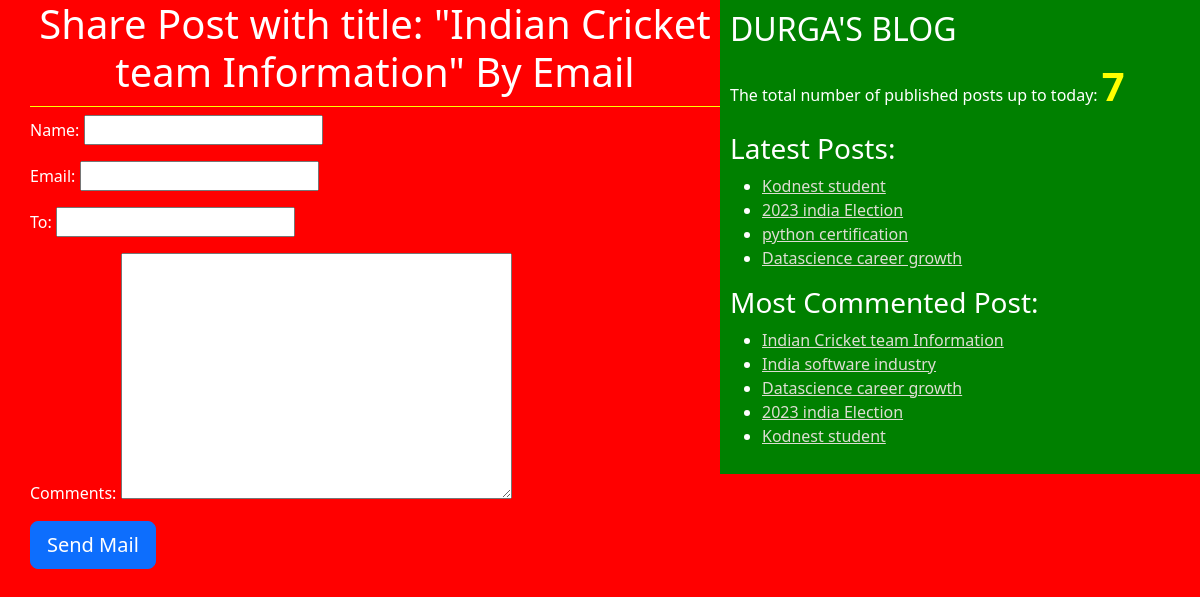
/1/share/, run on the app's committed database.
### blog/models.py (models this page shows, shortened)
class Post(models.Model):
    STATUS_CHOICES = (('draft','DRAFT'),('published','Published'))
    title = models.CharField(max_length=256)
    slug = models.SlugField(max_length=264,unique_for_date = 'publish')
    author = models.ForeignKey(User,related_name='blog_posts',on_delete=models.CASCADE)
    body = models.TextField()
    publish = models.DateTimeField(default = timezone.now)
    created = models.DateTimeField(auto_now_add=True)
    updated = models.DateTimeField(auto_now=True)
    status = models.CharField(max_length=10,choices = STATUS_CHOICES,default = 'draft')
    objects = CustomManager()
    tags = TaggableManager()
    class Meta:
        ordering = ('-publish',)
    def get_absolute_url(self):
        return reverse('post_detail',args = [self.publish.year,self.publish.strftime('%m'),self.publish.strftime('%d'),self.slug])

### blog/views.py (the view)
# urls.py: path('<int:id>/share/', views.mail_send_view, name='mail_send'),
def mail_send_view(request,id):
    post = get_object_or_404(Post,id = id,status = 'published')
    sent = False
    if request.method == 'POST':
        form = EmailSendForm(request.POST)
        if form.is_valid():
            cd = form.cleaned_data
            subject = '{}({})recommends to you to read"{}"'.format(cd['name'],cd['email'],post.title)
            post_url = request.build_absolute_uri(post.get_absolute_url())
            message = 'Read Post At:\n{}\n\n{}\'s Comments:\n{}'.format(post_url,cd['name'],cd['comments'])
            send_mail(subject,message,'shivank@blog.com',[cd['to']])
            sent = True
    else:
        form = EmailSendForm()
    return render(request,'sharebymail.html',{'form':form,'post':post,'sent':sent})

### blog/forms.py
class EmailSendForm(forms.Form):
    name = forms.CharField()
    email =forms.EmailField()
    to = forms.EmailField()
    comments = forms.CharField(required = False,widget = forms.Textarea)

### blog/models.py (called while the page is built)
  def get_queryset(self) -> QuerySet:
      return super().get_queryset().filter(status = 'published')

### blog/templatetags/blog_tags.py (called while the page is built)
@register.simple_tag(name = 'my_tag')
def total_posts():
    return Post.objects.count()

@register.inclusion_tag('blog/latest_posts123.html')
def show_latest_posts(count = 3):
    latest_posts = Post.objects.order_by('-publish')[:count]
    return {'latest_posts':latest_posts}

@register.simple_tag(name='get_most_commented_posts')
def get_most_commented_posts(count = 5):
     return Post.objects.annotate(total_comments  = Count('comments')).order_by('total_comments')[:count]

### templates/sharebymail.html (shortened to what this page needs)
{% extends 'base.html' %}
   {% block content%}
   {% if sent%}
     <h1>Email Successfully sent!!!</h1>
     <h2>Post with the tittle:{{post.title}} information shared by email</h2>
     {%else%}
     <h1>Share Post with title: "{{post.title}}" By Email</h1>
   <form method = 'POST'>
      {{form.as_p}}
      <input type = "submit" class = 'btn btn-primary btn-lg' value = 'Send Mail'>
    </form>
   {%endif%}
   {%endblock%}

### templates/base.html (shortened to what this page needs)
<!DOCTYPE HTML>
{% load blog_tags %}
<html lang="en" dir="ltr">
<head>
    <link href="https://cdn.jsdelivr.net/npm/bootstrap@5.3.0/dist/css/bootstrap.min.css" rel="stylesheet">
    <link rel="stylesheet" href="/static/blog1.css">
</head>
<body>
    <div class="content">
        {% block content %}{% endblock %}
    </div>
    <div class='sidebar'>
        <h2>DURGA'S BLOG</h2>
        <p>The total number of published posts up to today: <span id='pcount'>{% my_tag %}</span></p>
        <h3>Latest Posts:</h3>
        {% show_latest_posts 4 %}
        <h3>Most Commented Post:</h3>
        {% get_most_commented_posts as get_most_commented_posts %}
        <ul>
            {% for post in get_most_commented_posts %}
                <li><a href="{{ post.get_absolute_url }}">{{ post.title }}</a></li>
            {% endfor %}
        </ul>
    </div>
</body>
</html>

### blog/latest_posts123.html
<ul>
    {%for post in latest_posts%}
    <li><a href = "{{post.get_absolute_url}}">{{post.title}}</a></li>
    {%endfor%}
</ul>

### static/blog1.css (style rules this page uses)
.content { width:60%; float:left; padding:0 0 0 30px; background:red; height:100%; }
.sidebar { width:40%; float:right; padding:10px; background:green; height:100%; }
h1 { text-align: center; border-bottom: 1px solid yellow; padding-bottom: 10px; }
body { color:white; background:red; }
a { color:#ddddd2; }
#pcount { font-size: 40px; color:yellow; font-weight: bold; }

### data on the page
Post: title "Kodnest student"
Post: title "2023 india Election"
Post: title "python certification"
Post: title "Datascience career growth"
Post: title "Indian Cricket team Information"
Post: title "India software industry"
